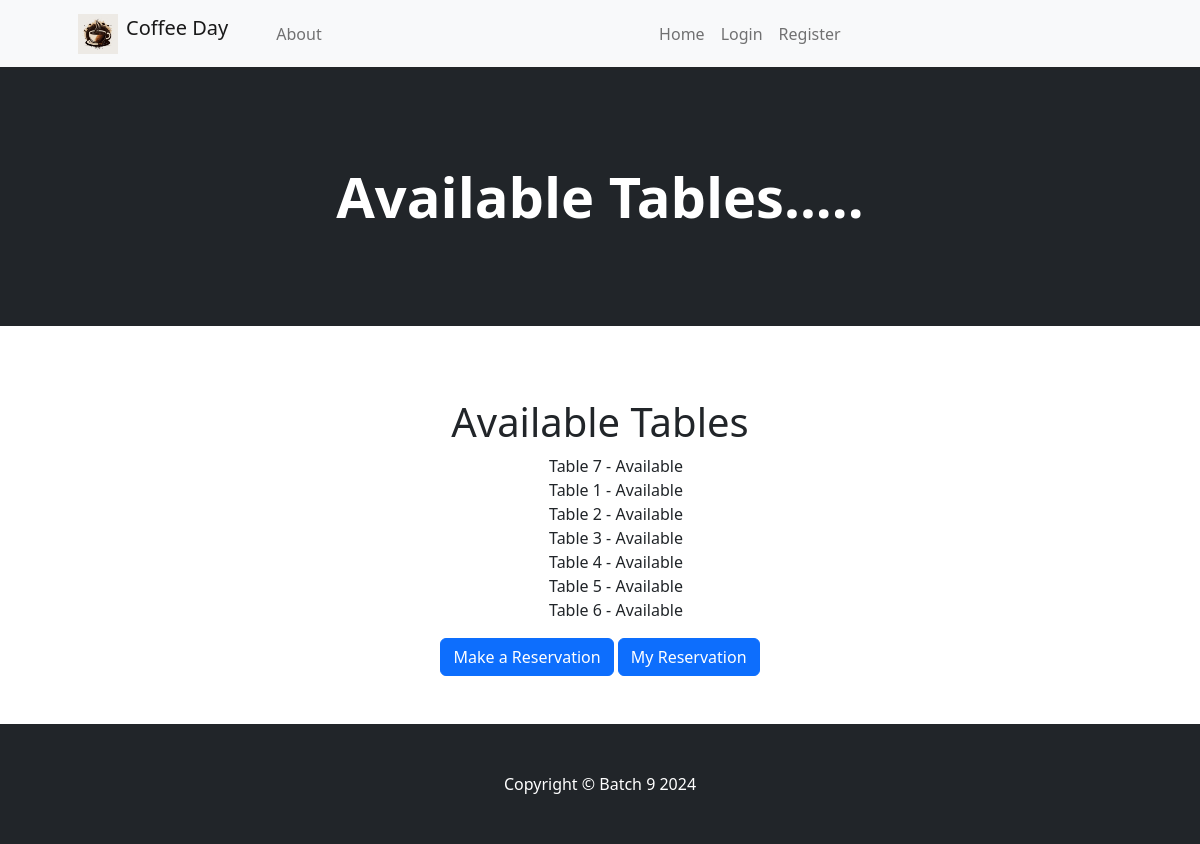
The app's page /tables/ with its own data.
### app/models.py (models this page shows)
class Table(models.Model):
    table_number = models.PositiveIntegerField(unique=True)
    res=models.BooleanField(default=False)
    def __str__(self):
        return f"Table {self.table_number}"

### app/views.py (the view)
# urls.py: path('tables/', table_list, name='table_list'),
def table_list(request):
    tables = Table.objects.all()
    Reservations=Reservation.objects.all()
    reserved_tables = Reservation.objects.filter(is_reserved=True).values_list('table', flat=True)
    return render(request, 'table_list.html', {'tables': tables,'reserved_tables': reserved_tables})

### app/templates/table_list.html (shortened to what this page needs)
{% extends "base.html" %}
{% block contant %}
{% include "navbar.html" %}
<header class="bg-dark py-5">
    <div class="container px-4 px-lg-5 my-5">
        <div class="text-center text-white">
            <h1 class="display-4 fw-bolder">Available Tables.....</h1>
        </div>
    </div>
</header>
<div align="center">
    <br><br><br>
<h1>Available Tables</h1>
<ul>
    {% for table in tables %}
      {% if not table.id in reserved_tables %}
        <li style="list-style-type: none;">{{ table }} - Available</li>
      {% endif %}
    {% endfor %}
  </ul>
<a href="{% url 'make_reservation' %}" class="btn btn-primary">Make a Reservation</a>
<a href="{% url 'reservation_list' %}" class="btn btn-primary">My Reservation</a>
<br><br><br>
{% endblock %}

### records on screen
Table: table_number "Table 7"
Table: table_number "Table 1"
Table: table_number "Table 2"
Table: table_number "Table 3"
Table: table_number "Table 4"
Table: table_number "Table 5"
Table: table_number "Table 6"
